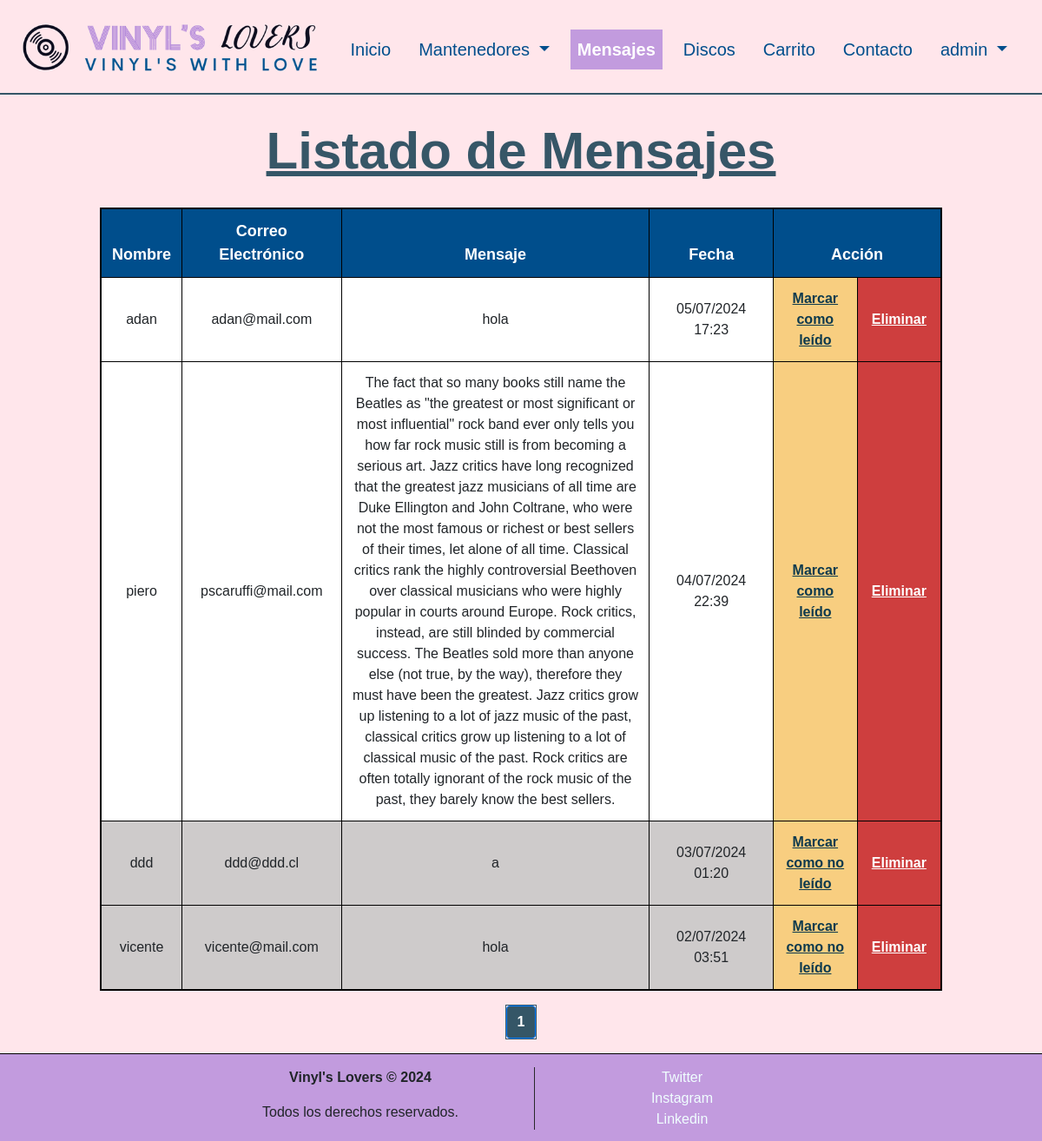
The page /mensajes (signed in) on the database its author committed.
### discos/models.py (models this page shows, shortened)
class Mensaje(models.Model):
    id_mensaje = models.AutoField(db_column='idMensaje', primary_key=True)
    nombre = models.CharField(max_length=100, null=False, blank=False)
    correo_electronico = models.EmailField(max_length=254, null=False, blank=False)
    mensaje = models.TextField(null=False, blank=False)
    fecha = models.DateTimeField(auto_now_add=True)
    leido = models.BooleanField(default=False, db_column='leido')

### discos/views.py (the view)
# urls.py: path('mensajes', views.listadoMensajes, name='mensajes'),
@login_required
def listadoMensajes(request):
    mensajes = Mensaje.objects.all().order_by('-fecha')
    paginator = Paginator(mensajes, 25)
    page = request.GET.get('page')
    try:
        mensajes = paginator.page(page)
    except PageNotAnInteger:
        mensajes = paginator.page(1)
    except EmptyPage:
        mensajes = paginator.page(paginator.num_pages)
    context = {'mensajes': mensajes, 'clase': 'mensajes'}
    return render(request, 'discos/mensajes.html', context)

### discos/templates/discos/mensajes.html (shortened to what this page needs)
{% extends "discos/base.html" %}
{% load static %}
{% block content %}
{% if user.is_staff %}
  <header>
    <div class="row justify-content-center">
      <div class="col-10">
          <h1>Listado de Mensajes</h1>
      </div>
    </div>
  </header>
  <div class="row justify-content-center">
    <div class="col-10">
      <div class="table-container">
            <table class="table table-striped">
                {% if mensajes %}
                    <thead>
                        <tr>
                            <th scope="col">Nombre</th>
                            <th scope="col">Correo Electrónico</th>
                            <th scope="col" class="col-mensaje">Mensaje</th>
                            <th scope="col">Fecha</th>
                            <th scope="col" colspan="2">Acción</th>
                        </tr>
                    </thead>
                    <tbody>
                        {% for mensaje in mensajes %}
                            <tr>
                                {% if mensaje.leido %}<td class="td-leido">{% else %}<td class="td-noleido">{% endif %} {{ mensaje.nombre }}</td>
                                {% if mensaje.leido %}<td class="td-leido">{% else %}<td class="td-noleido">{% endif %} {{ mensaje.correo_electronico }}</td>
                                {% if mensaje.leido %}<td class="td-leido col-mensaje">{% else %}<td class="td-noleido col-mensaje">{% endif %} {{ mensaje.mensaje }}</td>
                                {% if mensaje.leido %}<td class="td-leido">{% else %}<td class="td-noleido">{% endif %} {{ mensaje.fecha|date:"d/m/Y H:i" }}</td>
                                <td class="td-mark-read equal-width">
                                    {% if not mensaje.leido %}
                                        <a href="{% url 'cambiar_estado' pk=mensaje.id_mensaje %}">Marcar como leído</a>
                                    {% else %}
                                        <a href="{% url 'cambiar_estado' pk=mensaje.id_mensaje %}">Marcar como no leído</a>
                                    {% endif %}
                                </td>
                                <td class="td-delete equal-width"><a href="{% url 'mensajes_del' pk=mensaje.id_mensaje %}?page={{ mensajes.number }}">Eliminar</a></td>
                            </tr>
                        {% endfor %}
                    </tbody>
                {% endif %}
            </table>
            <nav aria-label="Page navigation example">
              <ul class="pagination justify-content-center">
                  {% for num in mensajes.paginator.page_range %}
                      {% if mensajes.number == num %}
                          <li class="page-item active" aria-current="page"><span class="page-link">{{ num }}</span></li>
                      {% else %}
                          <li class="page-item"><a class="page-link" href="?page={{ num }}">{{ num }}</a></li>
                      {% endif %}
                  {% endfor %}
              </ul>
            </nav>
        </div>
    </div>
  </div>
{% else %}
  <div class="container-permisos">
    <h1>Error</h1>
    <p>No tienes permisos para ver esta página</p>
  </div>
{% endif %}
{% endblock %}

### discos/templates/discos/base.html (shortened to what this page needs)
{% load static %}
<!DOCTYPE html>
<html lang="en">
    <head>
        <link
          rel="stylesheet"
          href="https://cdn.jsdelivr.net/npm/bootstrap@4.6.2/dist/css/bootstrap.min.css"
        />
        <link rel="stylesheet" href="{% static 'css/styles.css' %}" />
      </head>
<body>
    <nav class="navbar sticky-top navbar-expand-lg navbar-light bg-light">
        <a class="navbar-brand" href="{% url 'index' %}"><img src="{% static 'img/vllogo.png' %}" alt="logo" class="img-fluid"></a>
        <div class="collapse navbar-collapse" id="navbarSupportedContent">
          <ul class="navbar-nav mr-auto">
            {% if clase == 'index' %}<li class="nav-item active">{% else %}<li class="nav-item">{% endif %}
              <a class="nav-link" href="{% url 'index' %}">Inicio</a>
            </li>
            {% if user.is_staff %}
              {% if clase == 'mantenedores' %}<li class="nav-item dropdown active">{% else %}<li class="nav-item dropdown">{% endif %}
                  <a class="nav-link dropdown-toggle" href="#" id="navbarDropdown" role="button" data-toggle="dropdown" aria-haspopup="true" aria-expanded="false">
                    Mantenedores
                  </a>
              </li>
              {% if clase == 'mensajes' %}<li class="nav-item active">{% else %}<li class="nav-item">{% endif %}
                  <a class="nav-link" href="{% url 'mensajes' %}">Mensajes</a>
              </li>
            {% endif %}
            {% if clase == 'discos' %}<li class="nav-item active">{% else %}<li class="nav-item">{% endif %}
                <a class="nav-link" href="{% url 'discos' %}">Discos</a>
            </li>
            {% if clase == 'carrito' %}<li class="nav-item active">{% else %}<li class="nav-item">{% endif %}
                <a class="nav-link" href="{% url 'carrito' %}">Carrito <span id="orderBadge" class="badge badge-warning d-none">0</span></a>
            </li>
            {% if clase == 'contacto' %}<li class="nav-item active">{% else %}<li class="nav-item">{% endif %}
                <a class="nav-link" href="{% url 'contacto' %}">Contacto</a>
            </li>
            {% if user.is_authenticated %}
              {% if clase == 'perfil' %}<li class="nav-item dropdown active">{% else %}<li class="nav-item dropdown">{% endif %}
                  <a class="nav-link dropdown-toggle" href="#" id="navbarDropdown" role="button" data-toggle="dropdown" aria-haspopup="true" aria-expanded="false">
                      {{ user.username }}
                  </a>
              </li>
            {% else %}
              {% if clase == 'entrar' %}<li class="nav-item active">{% else %}<li class="nav-item">{% endif %}
                  <a class="nav-link" href="{% url 'entrar' %}">Entrar</a>
              </li>
            {% endif %}
          </ul>
        </div>
      </nav>
    {% block content %}{% endblock %}
    <footer class="footer">
      <div class="container">
          <div class="row justify-content-center">
              <div class="col-md-4">
                  <p><b>Vinyl's Lovers &copy; 2024</b></p>
                  <p>Todos los derechos reservados.</p>
              </div>
              <div class="col-md-4">
                  <div class="links-footer">
                      <a href="https://x.com/numetal_moment">Twitter</a><br>
                      <a href="https://www.instagram.com/alantiwa2000">Instagram</a><br>
                      <a href="https://www.linkedin.com/in/vicente-fredes-estuardo/">Linkedin</a>
                  </div>
              </div>
          </div>
      </div>
  </footer>
</body>
</html>

### discos/static/css/styles.css (style rules this page uses)
body { background-color: rgba(255, 230, 235); display: flex; flex-direction: column; min-height: 100vh; }
.row.justify-content-center { margin: auto; }
.row.justify-content-center { width: 100%; }
.navbar { font-family:'Lucida Sans', 'Lucida Sans Regular', 'Lucida Grande', 'Lucida Sans Unicode', Geneva, Verdana, sans-serif; font-size: 20px; color: black; background-color: rgba(255, 230, 235) !important; border-bottom: 2px solid rgba(14, 58, 77, 0.836); }
.navbar .navbar-nav { margin: 0 auto; }
.navbar .navbar-nav .nav-item .nav-link { margin-top: 7px; color: rgb(0, 78, 140); line-height: 1.5; margin-right: 2vh; }
.navbar .navbar-nav .nav-item.active .nav-link { background-color: rgb(194, 155, 222); color: white; font-weight: bold; }
footer { width: 100%; margin-bottom: 0; margin-top: auto; background-color: rgb(194, 155, 222); align-items: center; vertical-align: middle; text-align: center; padding-top: 15px; padding-bottom: 5px; font-family:'Lucida Sans', 'Lucida Sans Regular', 'Lucida Grande', 'Lucida Sans Unicode', Geneva, Verdana, sans-serif; border-top: 1px solid black }
@media (min-width: 770px) { footer .links-footer { border-left: 1px solid rgb(41, 41, 41); } }
footer .links-footer a { color: azure; font-weight:500; }
.pagination { font-family:'Lucida Sans', 'Lucida Sans Regular', 'Lucida Grande', 'Lucida Sans Unicode', Geneva, Verdana, sans-serif; }
.pagination .page-item { border: 1px solid rgba(14, 58, 77, 0.836); }
.pagination .page-item .page-link { color: rgba(14, 58, 77, 0.836); }
.pagination .page-item.active .page-link { background-color: rgba(14, 58, 77, 0.836); color: white; font-weight: bold; }
header .row { margin-bottom: 1%; vertical-align: middle; align-items: center; }
header h1 { text-align: center; margin-top: 3%; margin-bottom: 3%; color: rgba(14, 58, 77, 0.836); font-weight: bold; font-size: 60px; font-family:'Lucida Sans', 'Lucida Sans Regular', 'Lucida Grande', 'Lucida Sans Unicode', Geneva, Verdana, sans-serif; text-decoration: underline; }
.table-container { overflow-x:auto; }
.table-striped { background-color: azure; border: 2px solid black; text-align: center; font-family:'Lucida Sans', 'Lucida Sans Regular', 'Lucida Grande', 'Lucida Sans Unicode', Geneva, Verdana, sans-serif; }
.table-striped th { font-size: 18px; background-color: rgb(0, 78, 140); color: white; }
.table-striped th, .table-striped td { border: 1px solid black !important; vertical-align: middle; }
.col-mensaje { max-width: 50vh; word-wrap: break-word; white-space: pre-line; }
.table-striped .td-delete { background-color: rgb(206, 62, 62); }
.table-striped .td-delete a { color: white; font-weight: bold; text-decoration: underline; }
.table-striped .td-leido { background-color: rgb(206, 203, 203); }
.table-striped .td-noleido { background-color: white; font-weight:500; }
.table-striped .td-mark-read { background-color: rgb(248, 206, 128); }
.table-striped .td-mark-read a { color: rgba(14, 58, 77); font-weight: bold; text-decoration: underline; }
.equal-width { width: 10%; }

### rows shown on the page
Mensaje: nombre "adan", correo_electronico "adan@mail.com", mensaje "hola", fecha "05/07/2024 17:23", leido "Marcar como leído"
Mensaje: nombre "piero", correo_electronico "pscaruffi@mail.com", mensaje "The fact that so many books still name the Beatles as \"the greatest or most significant or most influential\" rock band ever only tells you how far rock music still is from becoming a serious art. Jazz critics have long recognized that the greatest jazz musicians of all time are Duke Ellington and John Coltrane, who were not the most famous or richest or best sellers of their times, let alone of all time. Classical critics rank the highly controversial Beethoven over classical musicians who were highly popular in courts around Europe. Rock critics, instead, are still blinded by commercial success. The Beatles sold more than anyone else (not true, by the way), therefore they must have been…", fecha "04/07/2024 22:39", leido "Marcar como leído"
Mensaje: nombre "ddd", correo_electronico "ddd@ddd.cl", mensaje "a", fecha "03/07/2024 01:20", leido "Marcar como no leído"
Mensaje: nombre "vicente", correo_electronico "vicente@mail.com", mensaje "hola", fecha "02/07/2024 03:51", leido "Marcar como no leído"

### other values the page prints
{{ user.username }} "admin"
{{ num }} "1"
